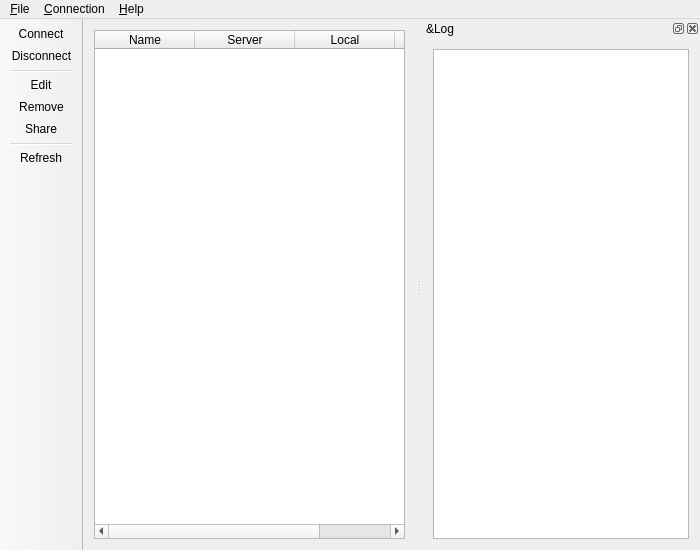
<?xml version="1.0" encoding="UTF-8"?>
<ui version="4.0">
 <class>MainWindow</class>
 <widget class="QMainWindow" name="MainWindow">
  <property name="geometry">
   <rect>
    <x>0</x>
    <y>0</y>
    <width>700</width>
    <height>550</height>
   </rect>
  </property>
  <property name="windowTitle">
   <string>Shadowsocks Face</string>
  </property>
  <property name="windowIcon">
   <iconset resource="res.qrc">
    <normaloff>:/prog-icon/icon</normaloff>:/prog-icon/icon</iconset>
  </property>
  <widget class="QWidget" name="centralWidget">
   <layout class="QVBoxLayout" name="verticalLayout_2">
    <item>
     <widget class="QTableWidget" name="configTable">
      <property name="contextMenuPolicy">
       <enum>Qt::ActionsContextMenu</enum>
      </property>
      <property name="editTriggers">
       <set>QAbstractItemView::NoEditTriggers</set>
      </property>
      <property name="alternatingRowColors">
       <bool>true</bool>
      </property>
      <property name="selectionMode">
       <enum>QAbstractItemView::SingleSelection</enum>
      </property>
      <property name="selectionBehavior">
       <enum>QAbstractItemView::SelectRows</enum>
      </property>
      <attribute name="horizontalHeaderStretchLastSection">
       <bool>true</bool>
      </attribute>
      <attribute name="verticalHeaderVisible">
       <bool>false</bool>
      </attribute>
      <column>
       <property name="text">
        <string>Name</string>
       </property>
      </column>
      <column>
       <property name="text">
        <string>Server</string>
       </property>
      </column>
      <column>
       <property name="text">
        <string>Local</string>
       </property>
      </column>
      <column>
       <property name="text">
        <string/>
       </property>
      </column>
     </widget>
    </item>
   </layout>
  </widget>
  <widget class="QMenuBar" name="menuBar">
   <property name="geometry">
    <rect>
     <x>0</x>
     <y>0</y>
     <width>700</width>
     <height>33</height>
    </rect>
   </property>
   <widget class="QMenu" name="menuFile">
    <property name="title">
     <string>&amp;File</string>
    </property>
    <addaction name="actionImport"/>
    <addaction name="actionExport"/>
    <addaction name="separator"/>
    <addaction name="actionQuit"/>
   </widget>
   <widget class="QMenu" name="menuConnection">
    <property name="title">
     <string>&amp;Connection</string>
    </property>
    <widget class="QMenu" name="menuAdd">
     <property name="title">
      <string>&amp;Add</string>
     </property>
     <property name="icon">
      <iconset resource="res.qrc">
       <normaloff>:/icons/list-add</normaloff>:/icons/list-add</iconset>
     </property>
     <addaction name="actionManually"/>
     <addaction name="actionPaste"/>
    </widget>
    <addaction name="menuAdd"/>
    <addaction name="actionEdit"/>
    <addaction name="actionRemove"/>
    <addaction name="actionShare"/>
    <addaction name="separator"/>
    <addaction name="actionConnect"/>
    <addaction name="actionDisconnect"/>
    <addaction name="separator"/>
    <addaction name="actionRefresh"/>
   </widget>
   <widget class="QMenu" name="menuHelp">
    <property name="title">
     <string>&amp;Help</string>
    </property>
    <addaction name="actionAbout"/>
    <addaction name="actionAboutQt"/>
   </widget>
   <addaction name="menuFile"/>
   <addaction name="menuConnection"/>
   <addaction name="menuHelp"/>
  </widget>
  <widget class="QToolBar" name="mainToolBar">
   <property name="movable">
    <bool>false</bool>
   </property>
   <attribute name="toolBarArea">
    <enum>LeftToolBarArea</enum>
   </attribute>
   <attribute name="toolBarBreak">
    <bool>false</bool>
   </attribute>
   <addaction name="actionConnect"/>
   <addaction name="actionDisconnect"/>
   <addaction name="separator"/>
   <addaction name="actionEdit"/>
   <addaction name="actionRemove"/>
   <addaction name="actionShare"/>
   <addaction name="separator"/>
   <addaction name="actionRefresh"/>
  </widget>
  <widget class="QDockWidget" name="logDock">
   <property name="windowTitle">
    <string>&amp;Log</string>
   </property>
   <attribute name="dockWidgetArea">
    <number>2</number>
   </attribute>
   <widget class="QWidget" name="dockWidgetContents">
    <layout class="QVBoxLayout" name="verticalLayout">
     <item>
      <widget class="QTextBrowser" name="logArea"/>
     </item>
    </layout>
   </widget>
  </widget>
  <action name="actionConnect">
   <property name="icon">
    <iconset resource="res.qrc">
     <normaloff>:/icons/network-connect</normaloff>:/icons/network-connect</iconset>
   </property>
   <property name="text">
    <string>&amp;Connect</string>
   </property>
   <property name="toolTip">
    <string>Connect</string>
   </property>
  </action>
  <action name="actionDisconnect">
   <property name="icon">
    <iconset resource="res.qrc">
     <normaloff>:/icons/network-disconnect</normaloff>:/icons/network-disconnect</iconset>
   </property>
   <property name="text">
    <string>&amp;Disconnect</string>
   </property>
   <property name="toolTip">
    <string>Disconnect</string>
   </property>
  </action>
  <action name="actionEdit">
   <property name="icon">
    <iconset resource="res.qrc">
     <normaloff>:/icons/document-edit</normaloff>:/icons/document-edit</iconset>
   </property>
   <property name="text">
    <string>&amp;Edit</string>
   </property>
   <property name="toolTip">
    <string>Edit</string>
   </property>
  </action>
  <action name="actionShare">
   <property name="icon">
    <iconset resource="res.qrc">
     <normaloff>:/icons/document-share</normaloff>:/icons/document-share</iconset>
   </property>
   <property name="text">
    <string>&amp;Share</string>
   </property>
   <property name="toolTip">
    <string>Share</string>
   </property>
  </action>
  <action name="actionImport">
   <property name="icon">
    <iconset resource="res.qrc">
     <normaloff>:/icons/document-import</normaloff>:/icons/document-import</iconset>
   </property>
   <property name="text">
    <string>&amp;Import from gui-config.json</string>
   </property>
   <property name="toolTip">
    <string>Import from gui-config.json</string>
   </property>
  </action>
  <action name="actionExport">
   <property name="icon">
    <iconset resource="res.qrc">
     <normaloff>:/icons/document-export</normaloff>:/icons/document-export</iconset>
   </property>
   <property name="text">
    <string>&amp;Export to gui-config.json</string>
   </property>
   <property name="toolTip">
    <string>Export to gui-config.json</string>
   </property>
  </action>
  <action name="actionQuit">
   <property name="icon">
    <iconset resource="res.qrc">
     <normaloff>:/icons/application-exit</normaloff>:/icons/application-exit</iconset>
   </property>
   <property name="text">
    <string>&amp;Quit</string>
   </property>
   <property name="toolTip">
    <string>Quit</string>
   </property>
  </action>
  <action name="actionAbout">
   <property name="icon">
    <iconset resource="res.qrc">
     <normaloff>:/icons/help-about</normaloff>:/icons/help-about</iconset>
   </property>
   <property name="text">
    <string>&amp;About</string>
   </property>
   <property name="toolTip">
    <string>About</string>
   </property>
  </action>
  <action name="actionAboutQt">
   <property name="text">
    <string>About &amp;Qt</string>
   </property>
   <property name="toolTip">
    <string>About Qt</string>
   </property>
  </action>
  <action name="actionManually">
   <property name="icon">
    <iconset resource="res.qrc">
     <normaloff>:/icons/edit-guides</normaloff>:/icons/edit-guides</iconset>
   </property>
   <property name="text">
    <string>&amp;Manually</string>
   </property>
   <property name="toolTip">
    <string>Add connection manually</string>
   </property>
  </action>
  <action name="actionRemove">
   <property name="icon">
    <iconset resource="res.qrc">
     <normaloff>:/icons/list-remove</normaloff>:/icons/list-remove</iconset>
   </property>
   <property name="text">
    <string>&amp;Remove</string>
   </property>
   <property name="toolTip">
    <string>Remove</string>
   </property>
   <property name="shortcut">
    <string>Del</string>
   </property>
  </action>
  <action name="actionRefresh">
   <property name="icon">
    <iconset resource="res.qrc">
     <normaloff>:/icons/view-refresh</normaloff>:/icons/view-refresh</iconset>
   </property>
   <property name="text">
    <string>Re&amp;fresh</string>
   </property>
   <property name="toolTip">
    <string>Refresh</string>
   </property>
   <property name="shortcut">
    <string>F5</string>
   </property>
  </action>
  <action name="actionPaste">
   <property name="icon">
    <iconset resource="res.qrc">
     <normaloff>:/icons/edit-paste</normaloff>:/icons/edit-paste</iconset>
   </property>
   <property name="text">
    <string>&amp;Paste</string>
   </property>
   <property name="toolTip">
    <string>Paste</string>
   </property>
   <property name="shortcut">
    <string>Ctrl+V</string>
   </property>
  </action>
  <action name="actionShow">
   <property name="text">
    <string>&amp;Show</string>
   </property>
   <property name="toolTip">
    <string>Show window</string>
   </property>
  </action>
 </widget>
 <layoutdefault spacing="6" margin="11"/>
 <resources>
  <include location="res.qrc"/>
 </resources>
 <connections/>
</ui>
